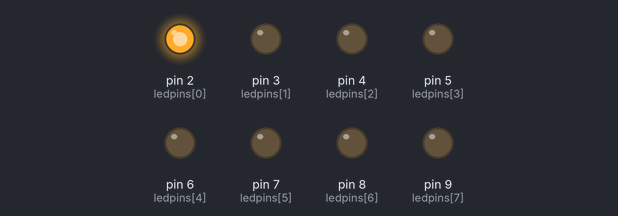
Recording of a sketch running on a simulated Arduino Uno, built with avr-gcc and run on an emulated ATmega328P. Shown: output pins drawn as LEDs (lit = HIGH).

Above: at 0.2 s.
At 1.2 s:
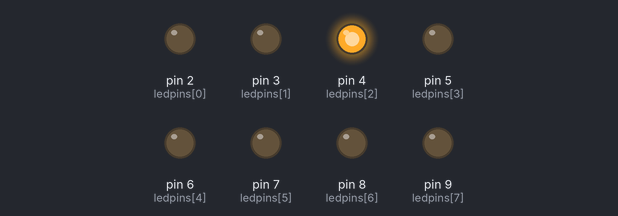
At 1.7 s:
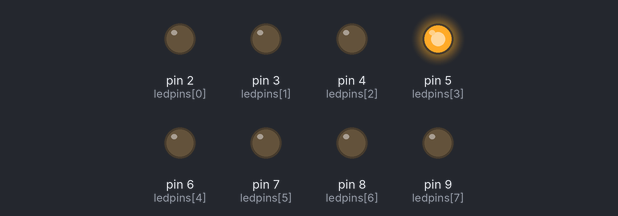
At 2.2 s:
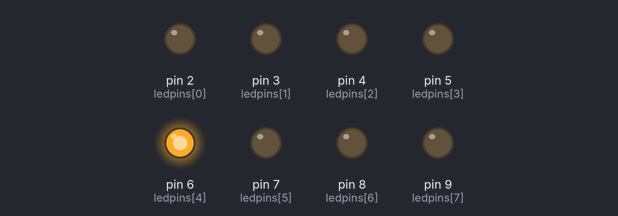
At 3.2 s:
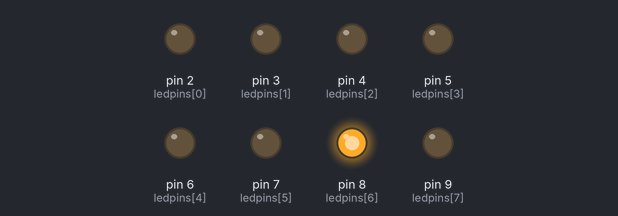
At 4.7 s:
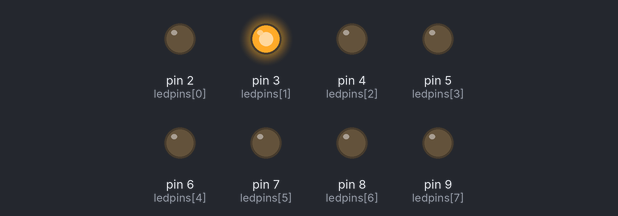
Timing chart, 0 to 5.2 s (numbered marks = the images above):
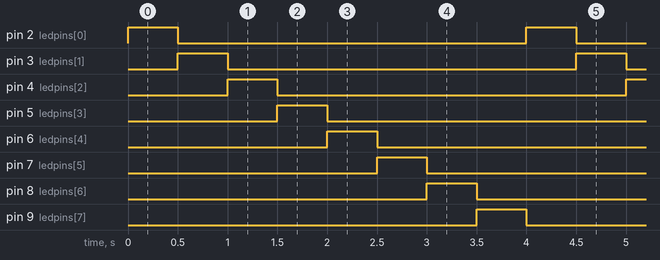

Measured:
- by itself, pin 2 (ledpins[0]), pin 3 (ledpins[1]), pin 4 (ledpins[2]), pin 5 (ledpins[3]), pin 6 (ledpins[4]), pin 7 (ledpins[5]), pin 8 (ledpins[6]), pin 9 (ledpins[7]): alternates HIGH for 0.50 s and LOW for 3.5 s
- by itself, everything shown: repeats every 4.0 s, in 9 steps

The sketch:

v33.ino
```cpp
int ledpins[]={2,3,4,5,6,7,8,9};
void setup() {
for(int i=0;i<8;i++){//  Apply the for function
pinMode(ledpins[i],OUTPUT);
}

}

void loop() {
 for(int i=0;i<8;i++){ // //  Apply the for function
  digitalWrite(ledpins[i],HIGH);//turn on lamp
  delay(500);//delay500seconds
  digitalWrite(ledpins[i],LOW);//turn off lamp

 }

}
```
